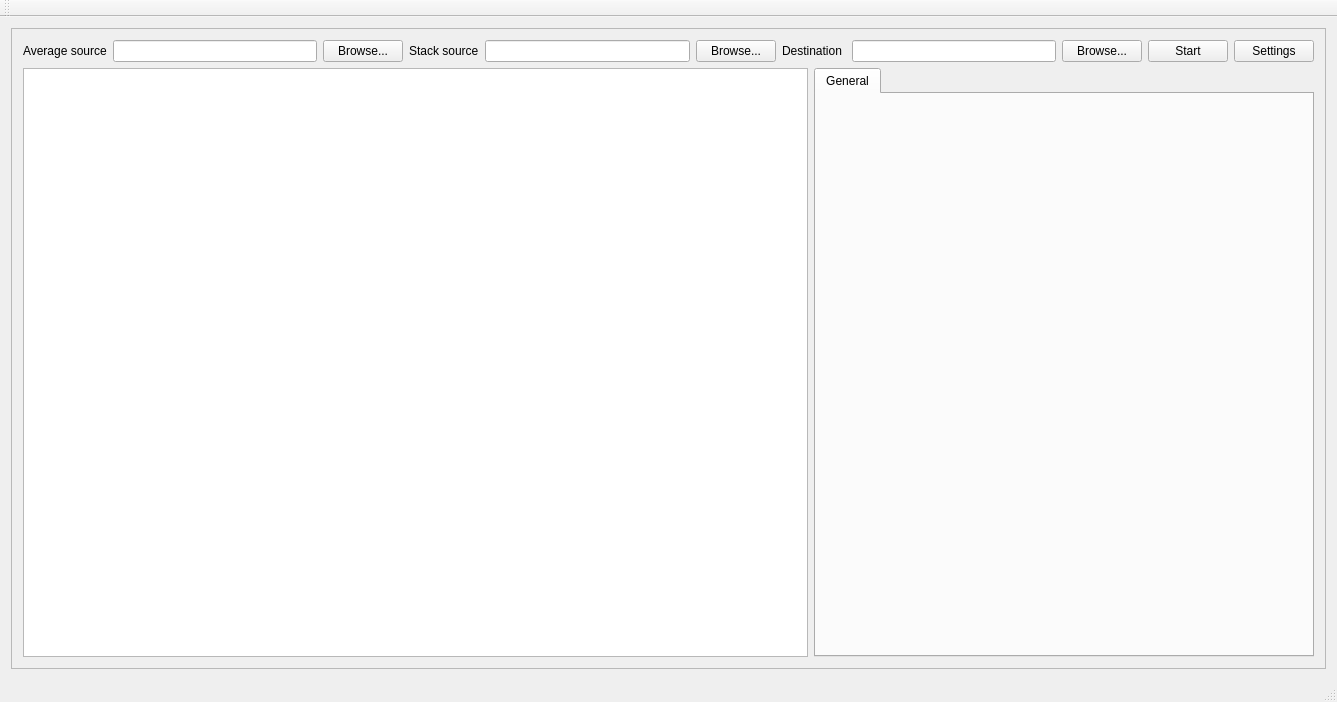
<?xml version="1.0" encoding="UTF-8"?>
<ui version="4.0">
 <class>MainWindow</class>
 <widget class="QMainWindow" name="MainWindow">
  <property name="geometry">
   <rect>
    <x>0</x>
    <y>0</y>
    <width>1337</width>
    <height>702</height>
   </rect>
  </property>
  <property name="windowTitle">
   <string>MainWindow</string>
  </property>
  <widget class="QWidget" name="centralWidget">
   <layout class="QHBoxLayout" name="horizontalLayout">
    <item>
     <widget class="QFrame" name="frame">
      <property name="frameShape">
       <enum>QFrame::StyledPanel</enum>
      </property>
      <property name="frameShadow">
       <enum>QFrame::Raised</enum>
      </property>
      <layout class="QVBoxLayout" name="verticalLayout">
       <item>
        <layout class="QHBoxLayout" name="horizontalLayout_2">
         <item>
          <widget class="QLabel" name="label">
           <property name="text">
            <string>Average source</string>
           </property>
          </widget>
         </item>
         <item>
          <widget class="QLineEdit" name="avg_source_dir"/>
         </item>
         <item>
          <widget class="QPushButton" name="avg_source_dir_browse">
           <property name="text">
            <string>Browse...</string>
           </property>
          </widget>
         </item>
         <item>
          <widget class="QLabel" name="label_2">
           <property name="text">
            <string>Stack source</string>
           </property>
          </widget>
         </item>
         <item>
          <widget class="QLineEdit" name="stack_source_dir"/>
         </item>
         <item>
          <widget class="QPushButton" name="stack_source_dir_browse">
           <property name="text">
            <string>Browse...</string>
           </property>
          </widget>
         </item>
         <item>
          <widget class="QLabel" name="label_4">
           <property name="text">
            <string>Destination </string>
           </property>
          </widget>
         </item>
         <item>
          <widget class="QLineEdit" name="destination_dir"/>
         </item>
         <item>
          <widget class="QPushButton" name="destination_dir_browse">
           <property name="text">
            <string>Browse...</string>
           </property>
          </widget>
         </item>
         <item>
          <widget class="QPushButton" name="start_stop">
           <property name="text">
            <string>Start</string>
           </property>
           <property name="checkable">
            <bool>true</bool>
           </property>
          </widget>
         </item>
         <item>
          <widget class="QPushButton" name="pushButton_4">
           <property name="text">
            <string>Settings</string>
           </property>
           <property name="icon">
            <iconset theme="window-new">
             <normaloff/>
            </iconset>
           </property>
          </widget>
         </item>
        </layout>
       </item>
       <item>
        <layout class="QHBoxLayout" name="horizontalLayout_3" stretch="1,0">
         <item>
          <widget class="QTableView" name="image_list">
           <property name="editTriggers">
            <set>QAbstractItemView::NoEditTriggers</set>
           </property>
           <property name="showGrid">
            <bool>true</bool>
           </property>
           <property name="sortingEnabled">
            <bool>true</bool>
           </property>
           <attribute name="horizontalHeaderMinimumSectionSize">
            <number>120</number>
           </attribute>
          </widget>
         </item>
         <item>
          <widget class="QTabWidget" name="image_data">
           <property name="minimumSize">
            <size>
             <width>500</width>
             <height>0</height>
            </size>
           </property>
           <property name="currentIndex">
            <number>0</number>
           </property>
           <widget class="QWidget" name="general">
            <attribute name="title">
             <string>General</string>
            </attribute>
           </widget>
          </widget>
         </item>
        </layout>
       </item>
      </layout>
     </widget>
    </item>
   </layout>
  </widget>
  <widget class="QMenuBar" name="menuBar">
   <property name="geometry">
    <rect>
     <x>0</x>
     <y>0</y>
     <width>1337</width>
     <height>27</height>
    </rect>
   </property>
  </widget>
  <widget class="QToolBar" name="mainToolBar">
   <attribute name="toolBarArea">
    <enum>TopToolBarArea</enum>
   </attribute>
   <attribute name="toolBarBreak">
    <bool>false</bool>
   </attribute>
  </widget>
  <widget class="QStatusBar" name="statusBar"/>
 </widget>
 <layoutdefault spacing="6" margin="11"/>
 <resources/>
 <connections>
  <connection>
   <sender>start_stop</sender>
   <signal>toggled(bool)</signal>
   <receiver>avg_source_dir</receiver>
   <slot>setDisabled(bool)</slot>
   <hints>
    <hint type="sourcelabel">
     <x>1174</x>
     <y>72</y>
    </hint>
    <hint type="destinationlabel">
     <x>265</x>
     <y>75</y>
    </hint>
   </hints>
  </connection>
  <connection>
   <sender>start_stop</sender>
   <signal>toggled(bool)</signal>
   <receiver>stack_source_dir</receiver>
   <slot>setDisabled(bool)</slot>
   <hints>
    <hint type="sourcelabel">
     <x>1211</x>
     <y>89</y>
    </hint>
    <hint type="destinationlabel">
     <x>669</x>
     <y>88</y>
    </hint>
   </hints>
  </connection>
  <connection>
   <sender>avg_source_dir_browse</sender>
   <signal>clicked()</signal>
   <receiver>MainWindow</receiver>
   <slot>onAvgSourceDirBrowse()</slot>
   <hints>
    <hint type="sourcelabel">
     <x>396</x>
     <y>89</y>
    </hint>
    <hint type="destinationlabel">
     <x>5</x>
     <y>49</y>
    </hint>
   </hints>
  </connection>
  <connection>
   <sender>stack_source_dir_browse</sender>
   <signal>clicked()</signal>
   <receiver>MainWindow</receiver>
   <slot>onStackSourceDirBrowse()</slot>
   <hints>
    <hint type="sourcelabel">
     <x>760</x>
     <y>89</y>
    </hint>
    <hint type="destinationlabel">
     <x>1023</x>
     <y>45</y>
    </hint>
   </hints>
  </connection>
  <connection>
   <sender>start_stop</sender>
   <signal>toggled(bool)</signal>
   <receiver>destination_dir</receiver>
   <slot>setDisabled(bool)</slot>
   <hints>
    <hint type="sourcelabel">
     <x>1154</x>
     <y>75</y>
    </hint>
    <hint type="destinationlabel">
     <x>950</x>
     <y>83</y>
    </hint>
   </hints>
  </connection>
  <connection>
   <sender>destination_dir_browse</sender>
   <signal>clicked()</signal>
   <receiver>MainWindow</receiver>
   <slot>onDestinationDirBrowse()</slot>
   <hints>
    <hint type="sourcelabel">
     <x>1062</x>
     <y>75</y>
    </hint>
    <hint type="destinationlabel">
     <x>895</x>
     <y>50</y>
    </hint>
   </hints>
  </connection>
  <connection>
   <sender>avg_source_dir</sender>
   <signal>textChanged(QString)</signal>
   <receiver>MainWindow</receiver>
   <slot>onAvgSourceDirTextChanged(QString)</slot>
   <hints>
    <hint type="sourcelabel">
     <x>135</x>
     <y>68</y>
    </hint>
    <hint type="destinationlabel">
     <x>163</x>
     <y>-9</y>
    </hint>
   </hints>
  </connection>
  <connection>
   <sender>stack_source_dir</sender>
   <signal>textChanged(QString)</signal>
   <receiver>MainWindow</receiver>
   <slot>onStackSourceDirTextChanged(QString)</slot>
   <hints>
    <hint type="sourcelabel">
     <x>669</x>
     <y>88</y>
    </hint>
    <hint type="destinationlabel">
     <x>559</x>
     <y>-8</y>
    </hint>
   </hints>
  </connection>
  <connection>
   <sender>destination_dir</sender>
   <signal>textChanged(QString)</signal>
   <receiver>MainWindow</receiver>
   <slot>onDestinationDirTextChanged(QString)</slot>
   <hints>
    <hint type="sourcelabel">
     <x>1029</x>
     <y>88</y>
    </hint>
    <hint type="destinationlabel">
     <x>914</x>
     <y>-3</y>
    </hint>
   </hints>
  </connection>
  <connection>
   <sender>start_stop</sender>
   <signal>toggled(bool)</signal>
   <receiver>avg_source_dir_browse</receiver>
   <slot>setDisabled(bool)</slot>
   <hints>
    <hint type="sourcelabel">
     <x>1141</x>
     <y>72</y>
    </hint>
    <hint type="destinationlabel">
     <x>355</x>
     <y>78</y>
    </hint>
   </hints>
  </connection>
  <connection>
   <sender>start_stop</sender>
   <signal>toggled(bool)</signal>
   <receiver>stack_source_dir_browse</receiver>
   <slot>setDisabled(bool)</slot>
   <hints>
    <hint type="sourcelabel">
     <x>1134</x>
     <y>69</y>
    </hint>
    <hint type="destinationlabel">
     <x>730</x>
     <y>71</y>
    </hint>
   </hints>
  </connection>
  <connection>
   <sender>start_stop</sender>
   <signal>toggled(bool)</signal>
   <receiver>destination_dir_browse</receiver>
   <slot>setDisabled(bool)</slot>
   <hints>
    <hint type="sourcelabel">
     <x>1154</x>
     <y>79</y>
    </hint>
    <hint type="destinationlabel">
     <x>1052</x>
     <y>74</y>
    </hint>
   </hints>
  </connection>
 </connections>
 <slots>
  <signal>avgSourceDirChanged()</signal>
  <signal>stackSourceDirChanged()</signal>
  <slot>onAvgSourceDirBrowse()</slot>
  <slot>onStackSourceDirBrowse()</slot>
  <slot>onDestinationDirBrowse()</slot>
  <slot>onAvgSourceDirTextChanged(QString)</slot>
  <slot>onStackSourceDirTextChanged(QString)</slot>
  <slot>onDestinationDirTextChanged(QString)</slot>
 </slots>
</ui>
